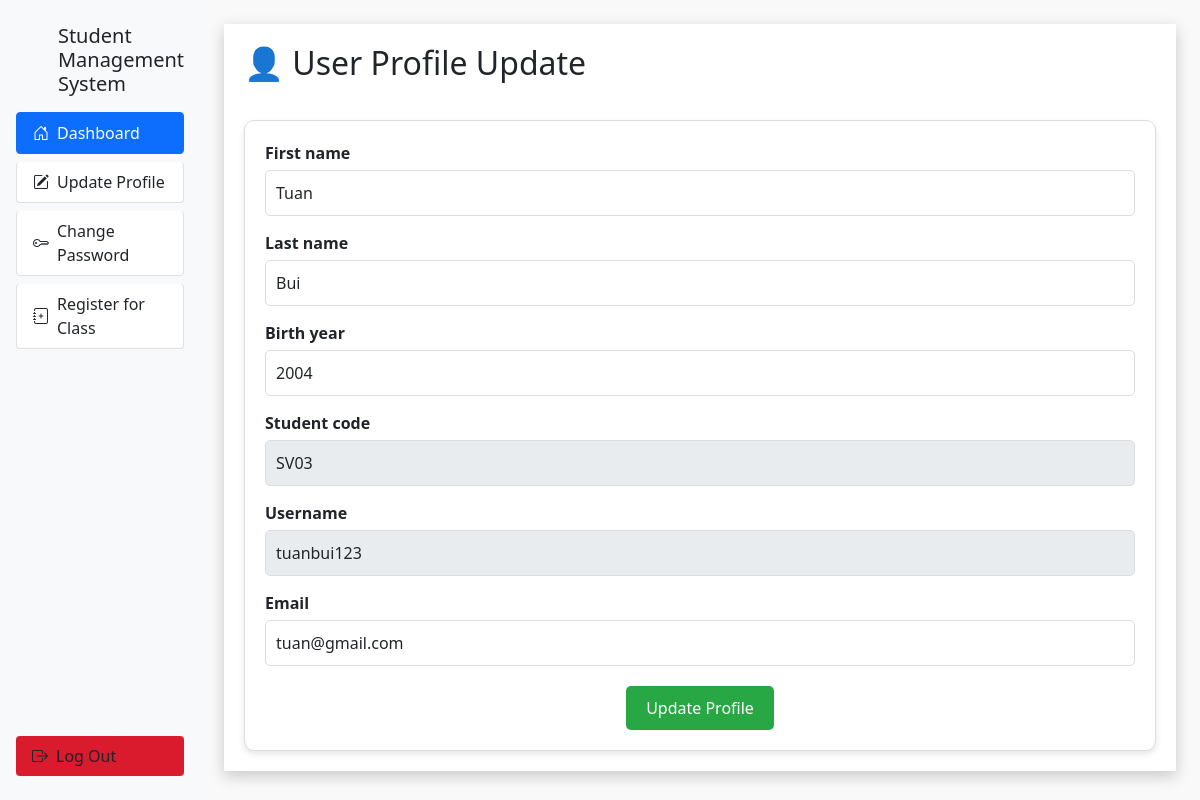
Screenshot of /user/update-profile (signed in) with the database file from the repository.
### main.py (models this page shows, shortened)
class User(db.Model):
    id = db.Column(db.Integer, primary_key=True)
    fname = db.Column(db.String(255), nullable=False)
    lname = db.Column(db.String(255), nullable=False)
    email = db.Column(db.String(255), nullable=False)
    student_code = db.Column(db.String(50), nullable=True)
    birth_year = db.Column(db.Integer, nullable=True)
    username = db.Column(db.String(255), nullable=False)
    password = db.Column(db.String(255), nullable=False)
    role = db.Column(db.String(50), default='user', nullable=False)  # Thêm cột role
    status = db.Column(db.Integer, default=0, nullable=False)
    id_class = db.Column(db.Integer, db.ForeignKey('class.id_class'), nullable=True)

### main.py (the view)
@app.route('/user/update-profile', methods=['POST', 'GET'])
def userUpdateProfile():
    if not session.get('user_id'):
        return redirect('/')
    user = User.query.get(session.get('user_id'))
    if user.role != "user":
        flash("Access denied: You are not authorized to access this page.", "danger")
        return redirect('/')
    if request.method == 'POST':
        fname = request.form.get('fname')
        lname = request.form.get('lname')
        email = request.form.get('email')
        birth_year = request.form.get('birth_year')
        student_code = request.form.get('student_code')
        username = request.form.get('username')
        if not all([fname, lname, email, username]):
            flash('Please fill all the fields', 'danger')
            return redirect('/user/update-profile')
        else:
            User.query.filter_by(id=user.id).update(dict(fname=fname, lname=lname, email=email, username=username, birth_year=birth_year, student_code=student_code))
            db.session.commit()
            flash('Profile updated successfully', 'success')
            return redirect('/user/update-profile')
    else:
        return render_template('user/update-profile.html', title="Update Profile", users=user)

### templates/user/update-profile.html (shortened to what this page needs)
{% extends "user/layout.html" %}
{% block content %}
<div class="wrapper">
    <div class="content">
        <div class="header">
            <h2>👤 User Profile Update</h2>
        </div>
        <div class="form-container">
            <form action="" method="post">
                <div class="form-group">
                    <label for="fname"><b>First name</b></label>
                    <input type="text" value="{{users.fname}}" name="fname" id="fname" class="form-control">
                </div>
                <div class="form-group">
                    <label for="lname"><b>Last name</b></label>
                    <input type="text" value="{{users.lname}}" name="lname" id="lname" class="form-control">
                </div>
                <div class="form-group">
                    <label for="birth_year"><b>Birth year</b></label>
                    <input type="number" value="{{users.birth_year}}" name="birth_year" id="birth_year" class="form-control">
                </div>
                <div class="form-group">
                    <label for="student_code"><b>Student code</b></label>
                    <input type="text" value="{{users.student_code}}" name="student_code" id="student_code" class="form-control" readonly>
                </div>
                <div class="form-group">
                    <label for="username"><b>Username</b></label>
                    <input type="text" value="{{users.username}}" name="username" id="username" class="form-control" readonly>
                </div>
                <div class="form-group">
                    <label for="email"><b>Email</b></label>
                    <input type="email" value="{{users.email}}" name="email" id="email" class="form-control">
                </div>
                <div class="form-actions text-center">
                    <button class="btn btn-success">Update Profile</button>
                </div>
            </form>
        </div>
    </div>
</div>
{% endblock content %}

### templates/user/update-profile.html (style rules this page uses)
body { margin: 0; padding: 0; background: #f9f9f9; }
.wrapper { width: 100%; padding: 20px; background: #ffffff; box-shadow: 0px 5px 15px rgba(0, 0, 0, 0.2); }
.content { width: 100%; display: flex; flex-direction: column; gap: 20px; }
.header { margin-bottom: 10px; }
.form-container { padding: 20px; border: 1px solid #ddd; border-radius: 10px; box-shadow: 0px 3px 6px rgba(0, 0, 0, 0.1); background: #ffffff; }
.form-group { margin-bottom: 15px; }
.form-group label { display: block; margin-bottom: 5px; }
.form-control { width: 100%; padding: 10px; border: 1px solid #ddd; border-radius: 5px; }
.form-actions { margin-top: 20px; }
.btn-success { background-color: #28a745; border: none; padding: 10px 20px; color: white; border-radius: 5px; cursor: pointer; }

### rows the page displays
User: fname "Tuan", lname "Bui", birth_year "2004", student_code "SV03", username "tuanbui123", email "tuan@gmail.com"
